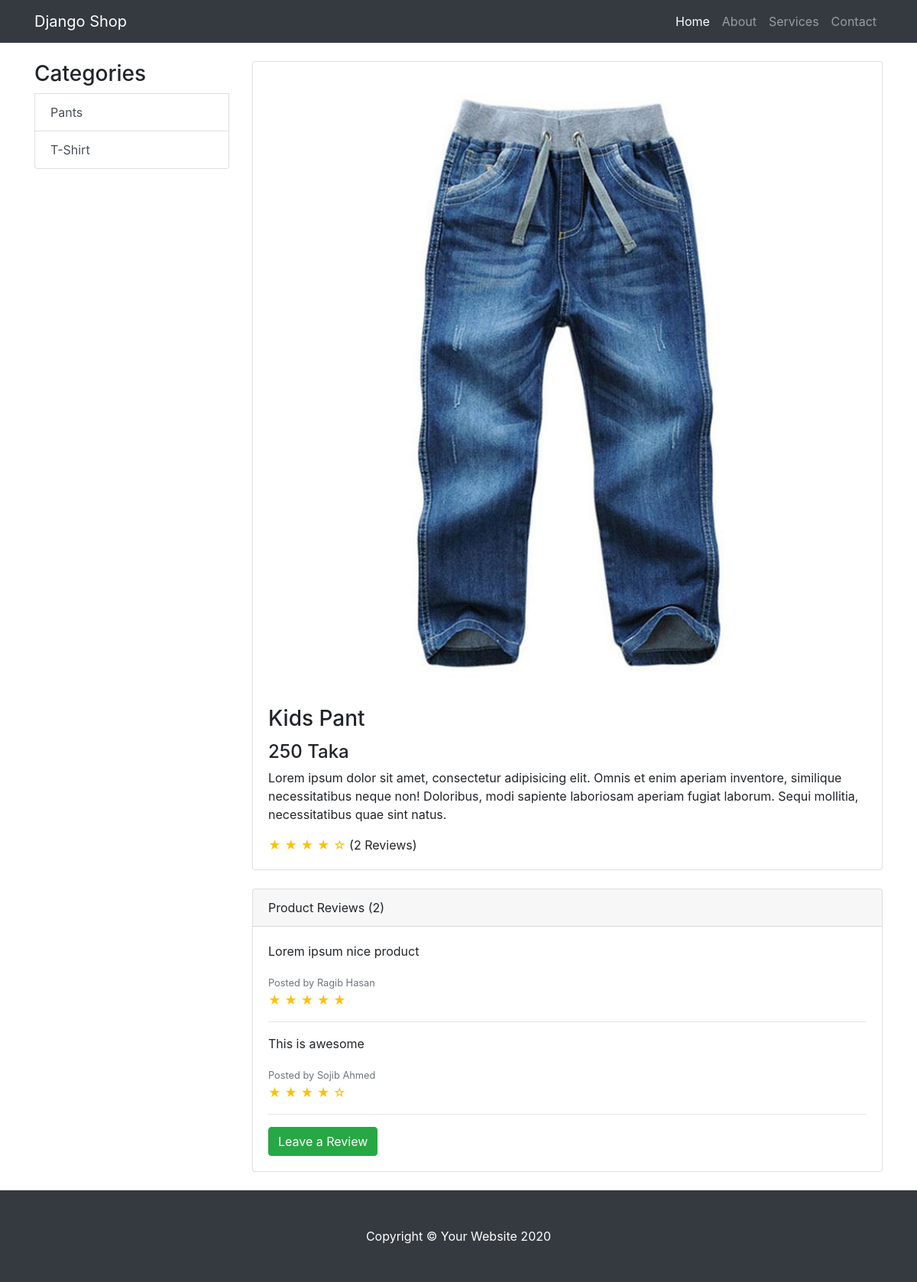
The app's page /item/1/, older data.
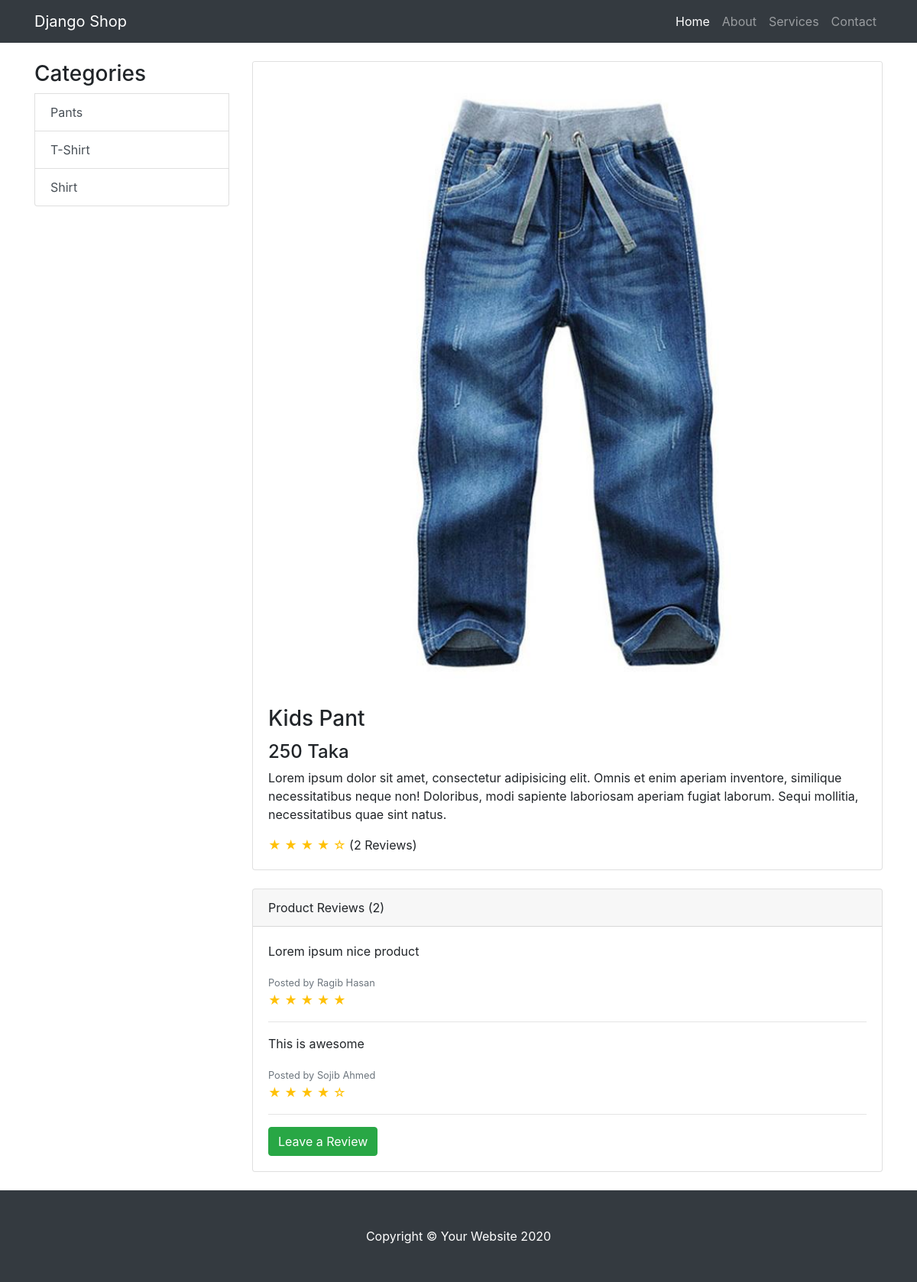
The same page, newer data.
### shop/models.py (models this page shows, shortened)
class ProductCategory(models.Model):
    category_name = models.CharField(max_length=100)

class ProductReview(models.Model):
    author_name = models.CharField(max_length=30)
    author_email = models.EmailField()
    review_description = models.TextField()
    review_score = models.IntegerField()
    product = models.ForeignKey(Product, on_delete=models.CASCADE)

### shop/views.py (the view)
# urls.py: path('item/<int:pk>/', views.shop_item_details, name="shop_item_details"),
def shop_item_details(request, pk):
    categories = ProductCategory.objects.all()
    product = get_object_or_404(Product, id=pk)
    review_score= 0
    count = 0
    reviews_data = []
    reviews = product.productreview_set.all()
    reviews_count = reviews.count()
    for review in reviews:
        reviews_data_list = []
        reviews_data_list.append(review.author_name)
        reviews_data_list.append(review.review_score)
        reviews_data_list.append(review.review_description)
        reviews_data.append(reviews_data_list)
        review_score += review.review_score
    if reviews_count != 0:
        review_score = review_score/ reviews_count
    context = {
        'product': product,
        'title': product.product_name,
        'review_score': review_score,
        'total_reviews': reviews_count,
        'reviews': reviews_data,
        'categories': categories
    }
    return render(request, template_name='shop/shop_item_details.html', context=context)

### shop/templates/shop/shop_item_details.html
{% extends 'shop/base.html' %}
{% block content %}
	<div class="container">
		<div class="row">
			<div class="col-lg-3 my-4">
				<div class="list-group">
					<h3 class="display-5">Categories</h3>
					{% for category in categories %}
						<a href="#" class="list-group-item list-group-item-action">{{ category.category_name }}</a>
					{% endfor %}
				</div>
			</div>
			<div class="col-lg-9">
				<div class="card mt-4">
					<img class="card-img-top img-fluid" src="{{ product.product_picture.url }}" alt="">
					<div class="card-body">
						<h3 class="card-title">{{ product.product_name }}</h3>
						<h4>{{ product.product_price }} Taka</h4>
						<p class="card-text">{{ product.product_description }}</p>
						<span class="text-warning">
							{% if review_score == 0 or review_score < 1 %}
								&#9734; &#9734; &#9734; &#9734; &#9734;
							{% elif review_score == 1 or review_score < 2 %}
								&#9733; &#9734; &#9734; &#9734; &#9734;
							{% elif review_score == 2 or review_score < 3 %}
								&#9733; &#9733; &#9734; &#9734; &#9734;
							{% elif review_score == 3 or review_score < 4 %}
								&#9733; &#9733; &#9733; &#9734; &#9734;
							{% elif review_score == 4 or review_score < 5 %}
								&#9733; &#9733; &#9733; &#9733; &#9734;
							{% else %}
								&#9733; &#9733; &#9733; &#9733; &#9733;
							{% endif %}
						</span> ({{ total_reviews }} Reviews)
					</div>
				</div>
				<div class="card card-outline-secondary my-4">
					<div class="card-header">
						Product Reviews ({{ total_reviews }})
					</div>
					<div class="card-body">
						{% if reviews|length > 0 %}
							{% for review in reviews %}
								<p>{{ review.2 }}</p>
								<small class="text-muted">Posted by {{ review.0 }}</small><br>
								<span class="text-warning">
									{% if review.1 == 0 or review.1 < 1 %}
										&#9734; &#9734; &#9734; &#9734; &#9734;
									{% elif review.1 == 1 or review.1 < 2 %}
										&#9733; &#9734; &#9734; &#9734; &#9734;
									{% elif review.1 == 2 or review.1 < 3 %}
										&#9733; &#9733; &#9734; &#9734; &#9734;
									{% elif review.1 == 3 or review.1 < 4 %}
										&#9733; &#9733; &#9733; &#9734; &#9734;
									{% elif review.1 == 4 or review.1 < 5 %}
										&#9733; &#9733; &#9733; &#9733; &#9734;
									{% else %}
										&#9733; &#9733; &#9733; &#9733; &#9733;
									{% endif %}
								</span>
								<hr>
							{% endfor %}
						{% else %}
							<p>No reviews yet!</p>
						{% endif %}
						<a href="#" class="btn btn-success">Leave a Review</a>
					</div>
				</div>
			</div>
		</div>
	</div>
	{% endblock content %}

Row changes from the older to the newer data that the page shows:
added ProductCategory: category_name "Shirt"
